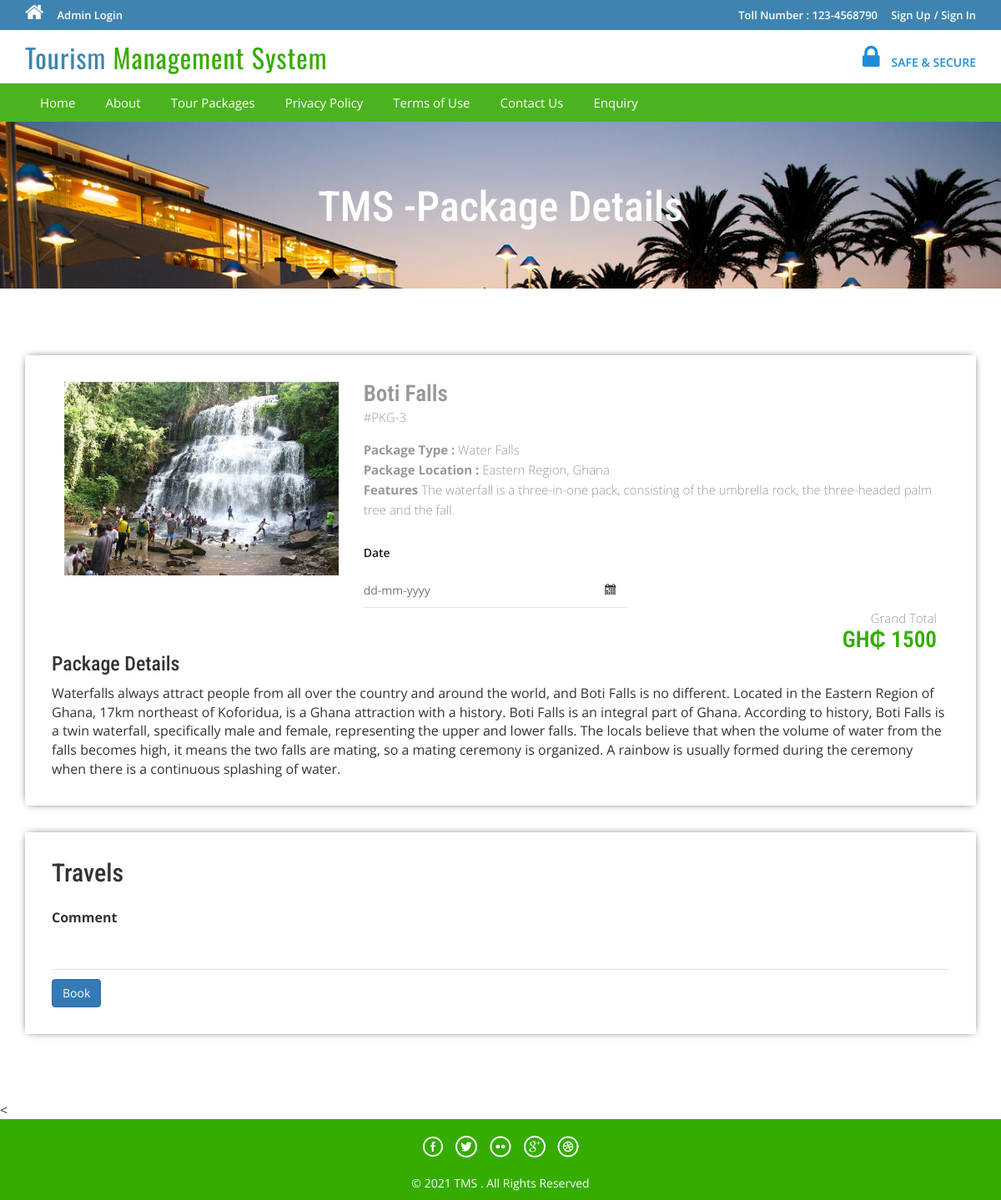
The page /package-details.php?pkgid=3 on the database its author committed.
### tables this page shows
CREATE TABLE `tbltourpackages` (
  `PackageId` int(11) NOT NULL,
  `PackageName` varchar(200) DEFAULT NULL,
  `PackageType` varchar(150) DEFAULT NULL,
  `PackageLocation` varchar(100) DEFAULT NULL,
  `PackagePrice` int(11) DEFAULT NULL,
  `PackageFetures` varchar(255) DEFAULT NULL,
  `PackageDetails` mediumtext DEFAULT NULL,
  `PackageImage` varchar(100) DEFAULT NULL,
  `Creationdate` timestamp NULL DEFAULT current_timestamp(),
  `UpdationDate` timestamp NULL DEFAULT NULL ON UPDATE current_timestamp()
);

### package-details.php (the view, shortened to what this page needs)
<?php
include('includes/config.php');
?>
<!DOCTYPE HTML>
<html>
<head>
<link href="css/bootstrap.css" rel='stylesheet' type='text/css' />
<link href="css/style.css" rel='stylesheet' type='text/css' />
<link href="css/font-awesome.css" rel="stylesheet">
<link href="css/animate.css" rel="stylesheet" type="text/css" media="all">
<link rel="stylesheet" href="css/jquery-ui.css" />
</head>
<body>
<?php include('includes/header.php');?>
<div class="banner-3">
	<div class="container">
		<h1 class="wow zoomIn animated animated" data-wow-delay=".5s" style="visibility: visible; animation-delay: 0.5s; animation-name: zoomIn;"> TMS -Package Details</h1>
	</div>
</div>
<div class="selectroom">
	<div class="container">
<?php
$pid=intval($_GET['pkgid']);
$sql = "SELECT * from tbltourpackages where PackageId=:pid";
$query = $dbh->prepare($sql);
$query -> bindParam(':pid', $pid, PDO::PARAM_STR);
$query->execute();
$results=$query->fetchAll(PDO::FETCH_OBJ);
if($query->rowCount() > 0)
{
foreach($results as $result)
{	?>
<form name="book" method="post">
		<div class="selectroom_top">
			<div class="col-md-4 selectroom_left wow fadeInLeft animated" data-wow-delay=".5s">
				<img src="admin/pacakgeimages/<?php echo htmlentities($result->PackageImage);?>" class="img-responsive" alt="">
			</div>
			<div class="col-md-8 selectroom_right wow fadeInRight animated" data-wow-delay=".5s">
				<h2><?php echo htmlentities($result->PackageName);?></h2>
				<p class="dow">#PKG-<?php echo htmlentities($result->PackageId);?></p>
				<p><b>Package Type :</b> <?php echo htmlentities($result->PackageType);?></p>
				<p><b>Package Location :</b> <?php echo htmlentities($result->PackageLocation);?></p>
					<p><b>Features</b> <?php echo htmlentities($result->PackageFetures);?></p>
					<div class="ban-bottom">
				<div class="bnr-right">
				<label class="inputLabel">Date</label>
				<input class="date" id="datepicker" type="text" placeholder="dd-mm-yyyy"  name="fromdate" required="">
			</div>
			</div>
						<div class="clearfix"></div>
				<div class="grand">
					<p>Grand Total</p>
					<h3>GH₵ <?php echo htmlentities($result->PackagePrice );?></h3>
				</div>
			</div>
		<h3>Package Details</h3>
				<p style="padding-top: 1%"><?php echo htmlentities($result->PackageDetails);?> </p>
		</div>
		<div class="selectroom_top">
			<h2>Travels</h2>
			<div class="selectroom-info animated wow fadeInUp animated" data-wow-duration="1200ms" data-wow-delay="500ms" style="visibility: visible; animation-duration: 1200ms; animation-delay: 500ms; animation-name: fadeInUp; margin-top: -70px">
				<ul>
					<li class="spe">
						<label class="inputLabel">Comment</label>
						<input class="special" type="text" name="comment" >
					</li>
					<?php if($_SESSION['login'])
					{?>
						<li class="spe" align="center">
					<button type="submit" name="submit2" class="btn-primary btn" >Book</button>
					<br>
					<h7>NB* Before Your Booking(s) Will Be Confirm You Need To Make Payment</h7>
					<br>
					<br>
					<div data-wow-delay=".5s">
					<a href="../stripe-payment-gateway-integration-php/index.php?pkgid=<?php echo htmlentities($result->PackageId);?>" class="view">Make Payment</a>
				</div>
						</li>
						<?php } else {?>
							<li class="sigi" align="center" style="margin-top: 1%">
							<a href="#" data-toggle="modal" data-target="#myModal4" class="btn-primary btn" > Book</a></li>
							<?php } ?>
				</ul>
			</div>
		</div>
		</form>
<?php }} ?>
	</div>
</div>
<
<?php include('includes/footer.php');?>
</body>
</html>

### css/style.css (style rules this page uses)
html, body { font-size: 100%; background: #fff; font-family: 'Open Sans', sans-serif; }
body a,.grid_1,plan_1,plan_1.one,plan_1.two,i.icon1, i.icon2, i.icon3, i.icon4, i.icon5, i.icon6 { transition:0.5s all; -webkit-transition:0.5s all; -moz-transition:0.5s all; -o-transition:0.5s all; -ms-transition:0.5s all; }
h1,h2,h3,h4,h5,h6 { margin:0; font-family: 'Roboto Condensed', sans-serif; }
p { margin:0; }
ul { margin:0; padding:0; }
label { margin:0; }
.bnr-right input[type="text"] { width: 95%; color: #9E9E9E; outline: none; font-size: 14px; padding: 10px 10px; border: 1px solid #9E9E9E; -webkit-appearance: none; margin-top: 10px; }
.date { background: url(../images/date-icon.png) no-repeat 95.5% 45% #fff; cursor: pointer; }
.ban-top .inputLabel,.ban-bottom .inputLabel { display: block; font-weight: 600; font-size: 14px; margin-bottom: 5px; color: #191919; }
.bnr-right { float: left; width:50%; }
.ban-bottom { margin-top: 30px; }
.banner-3 { background: url(../images/6.jpg)no-repeat; background-size: cover; -webkit-background-size: cover; -o-background-size: cover; -ms-background-size: cover; -moz-background-size: cover; min-height:200px; }
.banner-3 h1 { font-size: 50px; margin-bottom: 40px; padding: 1.5em 0 0; text-align: center; color: #fff; }
.selectroom { padding: 5em 0 3em; }
.selectroom_top { padding: 2em; box-shadow: 0px 0px 10px -4px #000; margin-bottom: 2em; }
.grand { text-align: right; }
.selectroom_right h2 { font-size: 1.7em; color: #999; font-weight: 600; margin: 0; }
.selectroom_right h3 { font-size: 1.7em; font-weight: 600; color:#34ad00; }
p.dow { font-size: 15px; color: #999; font-weight: 300; line-height: 1.8em; margin-bottom:1em; }
.selectroom_right p { font-size: 15px; line-height: 1.6em; font-weight: 300; color: #999; }
.selectroom-info li { display: inline-block; float: left; }
.selectroom input[type="text"] { width: 92%; color: #9E9E9E; outline: none; font-size: 14px; padding: 10px 0px; border: none; border-bottom:1px solid rgba(0,0,0,.12); -webkit-appearance: none; margin-top: 10px; }
.selectroom-info ul { margin-top: 3em; }
li.spe { width: 100%; margin-top: 3em; }
li.spe input[type="text"] { width: 100%; }

### rows shown on the page
tbltourpackages: PackageImage (picture), PackageName "Boti Falls", PackageId "3", PackageType "Water Falls", PackageLocation "Eastern Region, Ghana", PackageFetures "The waterfall is a three-in-one pack, consisting of the umbrella rock, the three-headed palm tree and the fall.", PackagePrice "1500", PackageDetails "Waterfalls always attract people from all over the country and around the world, and Boti Falls is no different. Located in the Eastern Region of Ghana, 17km northeast of Koforidua, is a Ghana attraction with a history. Boti Falls is an integral part of Ghana. According to history, Boti Falls is a twin waterfall, specifically male and female, representing the upper and lower falls. The locals believe that when the volume of water from the falls becomes high, it means the two falls are mating, so a mating ceremony is organized. A rainbow is usually formed during the ceremony when there is a continuous splashing of water."
